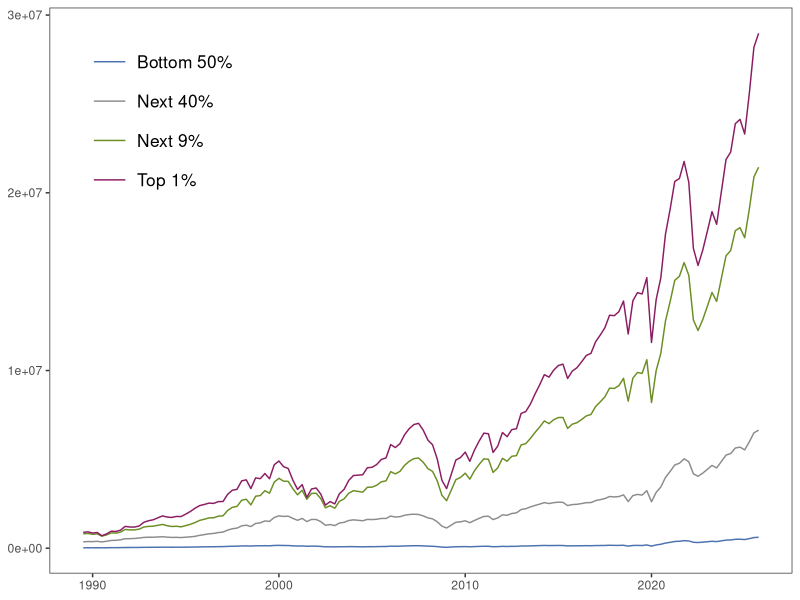
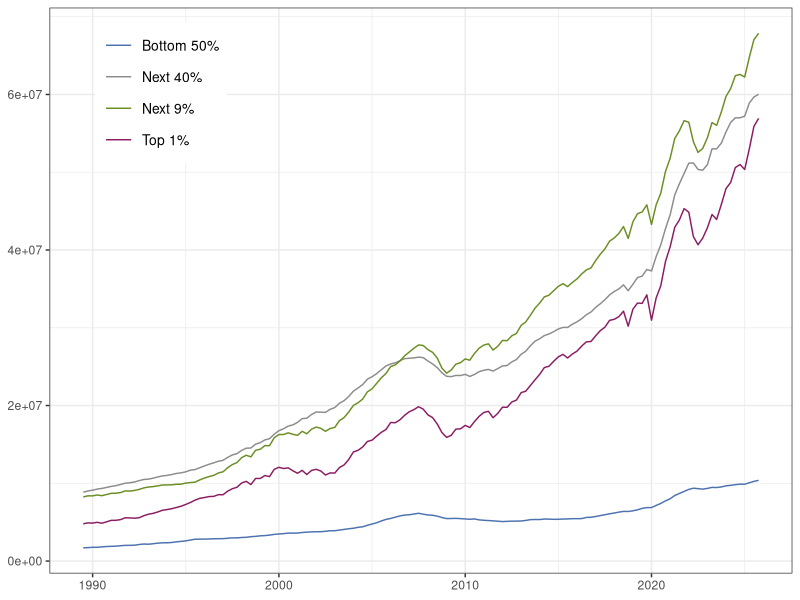
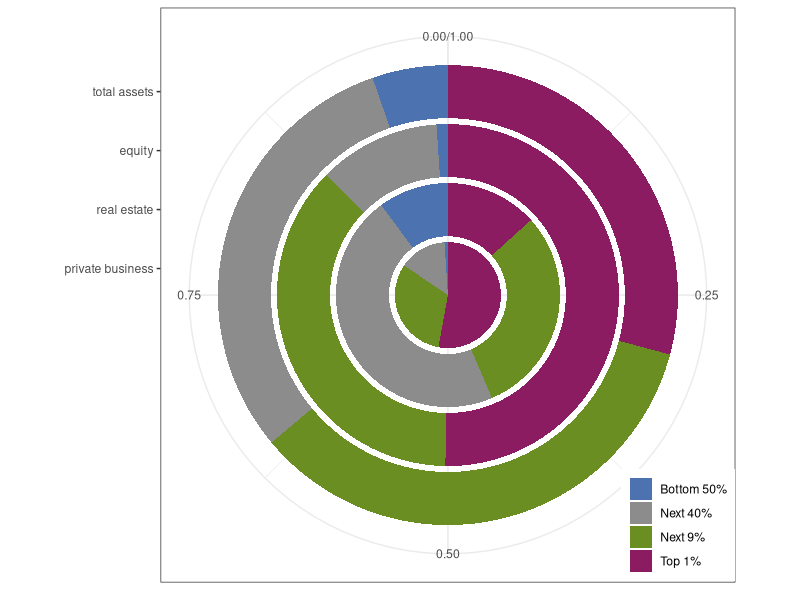
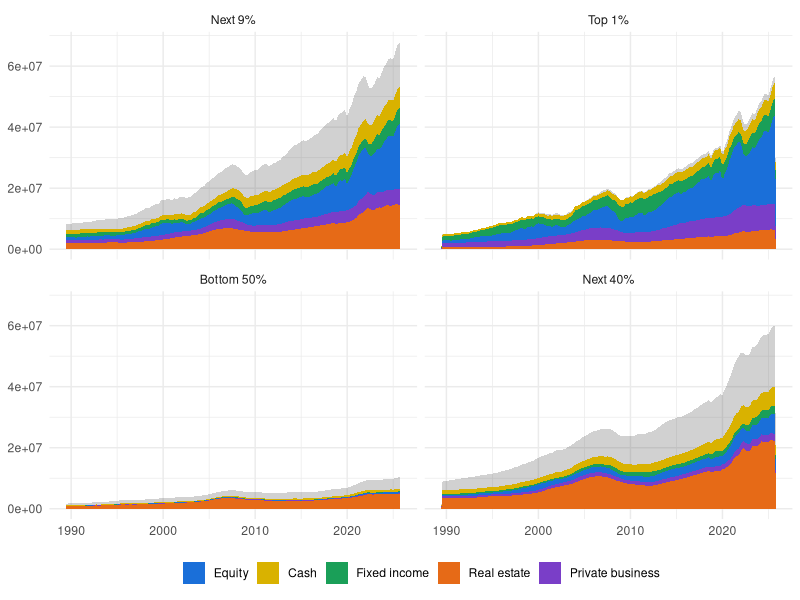
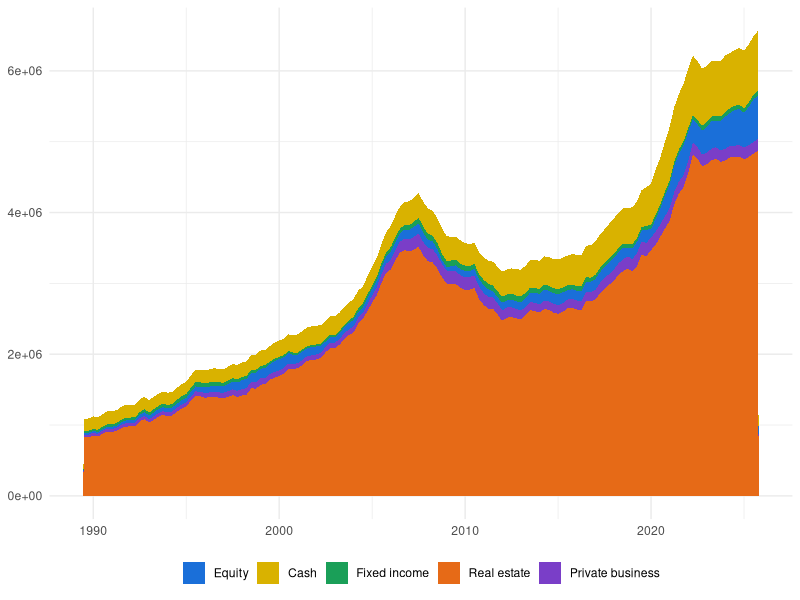
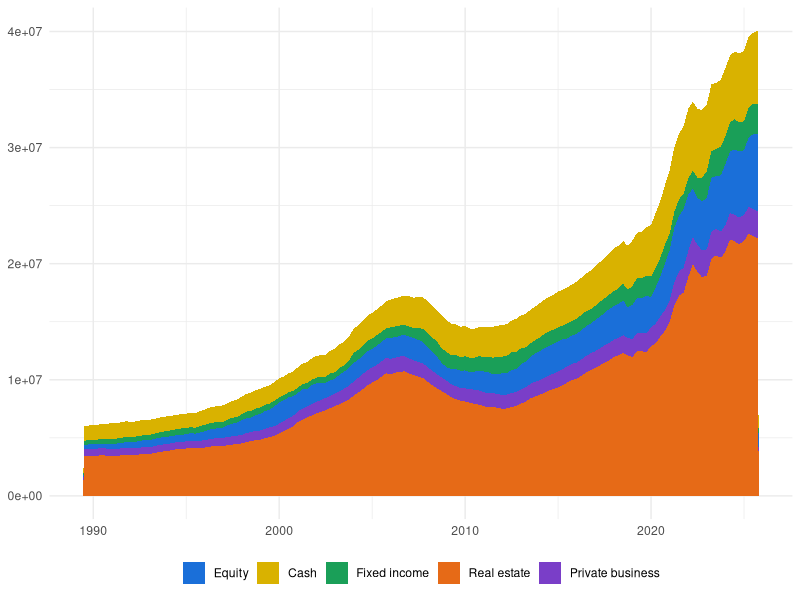
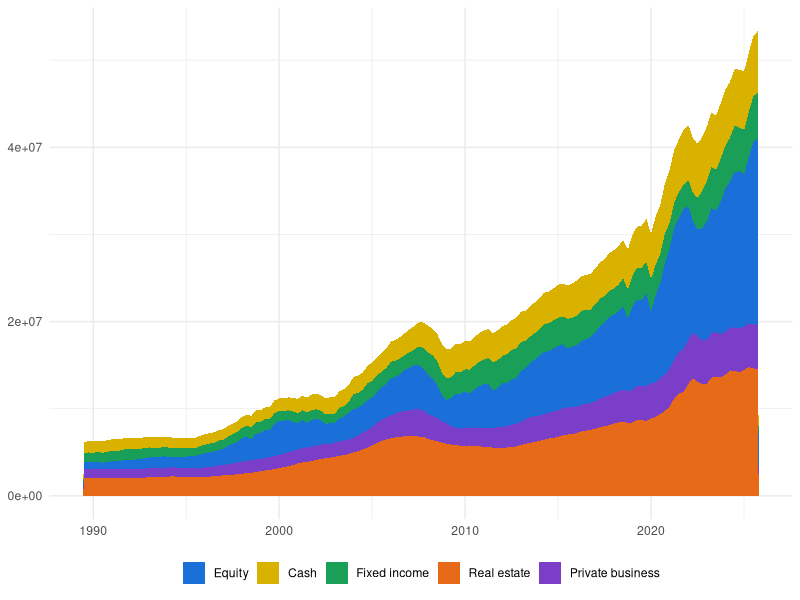
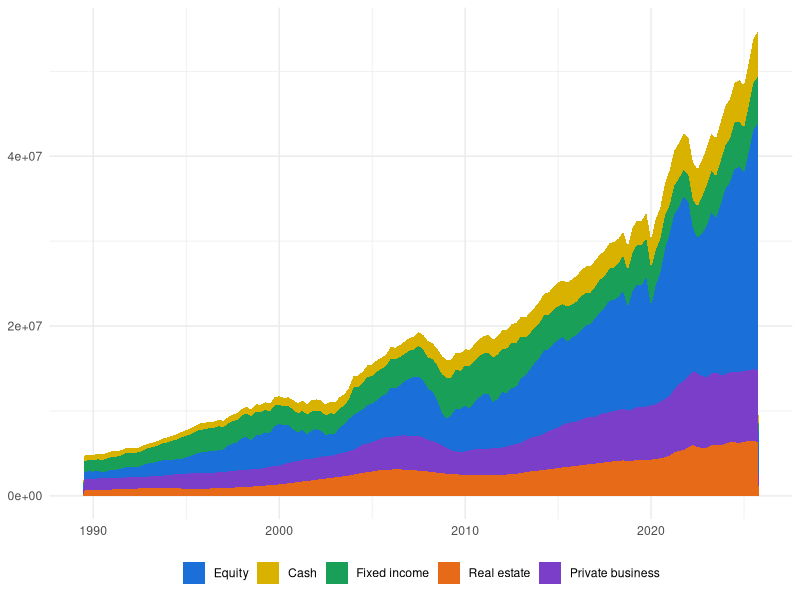

The R script that drew these images, in order:
library(tidyverse)

df <- read.csv("df.csv", header = TRUE, stringsAsFactors = FALSE) |>
    mutate(Date = as.Date(Date))


glimpse(df)

# omit "TopPt1" and "RemainingTop1" categories for now
df <- df %>%
    filter(!Category %in% c("TopPt1", "RemainingTop1")) %>%
    mutate(
        Category = recode(
            Category,
            Top1 = "Top 1%",
            Next9 = "Next 9%",
            Next40 = "Next 40%",
            Bottom50 = "Bottom 50%"
        )
    )

###########################################################################

# ggplot L by category ----------------------------------------------------------------
line_equity <- ggplot(df, aes(x = Date, y = L, color = Category)) +
    geom_line() +
    labs(title = NULL, x = NULL, y = NULL) +
    scale_color_manual(values = c(
        "Top 1%" = "#8B1C62",
        "Next 9%" = "#6B8E23",
        "Next 40%" = "#8C8C8C",
        "Bottom 50%" = "#4C72B0"
    )) +
    theme_bw() +
    theme(
        legend.position = c(0.15, 0.80),
        legend.title = element_blank(),
        legend.text = element_text(size = 12.5),
        legend.key.size = unit(1.0, "cm"),
        panel.grid = element_blank()
    )

line_equity
ggsave("pre-analysis/figures/line_equity.png", line_equity, width = 8, height = 6, dpi = 350)


# ggplot A by category ----------------------------------------------------------------
ggplot(df, aes(x = Date, y = A, color = Category)) +
    geom_line() +
    labs(title = NULL, x = NULL, y = NULL) +
    scale_color_manual(values = c("Top 1%" = "#8B1C62", "Next 9%" = "#6B8E23", "Next 40%" = "#8C8C8C", "Bottom 50%" = "#4C72B0")) +
    theme_bw() +
    theme(legend.position = c(0.15, 0.85), legend.title = element_blank(),
          legend.text = element_text(size = 10), legend.key.size = unit(0.8, "cm"))

# plot L in the inner circle of the donut plot, A outside
# use multiple-level pie chart

df <- df |> mutate(net_worth = A - Liabilities)

pie_data <- df %>%
    filter(Date == max(Date)) %>% #2025Q4
    select(Category, L, A, Real.estate, Private.businesses) %>%
    pivot_longer(cols = c(L, A, Real.estate, Private.businesses), names_to = "Type", values_to = "Value") %>%
    mutate(Type = recode(Type, L = "equity", A = "total assets", Real.estate = "real estate", Private.businesses = "private business"))

pie_data <- pie_data |>
    mutate(Type = factor(Type, levels = c("private business", "real estate", "equity", "total assets")))

pie_plot <- ggplot(pie_data, aes(x = Type, y = Value, fill = Category)) +
    geom_bar(stat = "identity", position = "fill") +
    coord_polar(theta = "y") +
    labs(title = NULL, x = NULL, y = NULL) +
    scale_fill_manual(values = c("Top 1%" = "#8B1C62", "Next 9%" = "#6B8E23", "Next 40%" = "#8C8C8C", "Bottom 50%" = "#4C72B0")) +
    theme_bw() +
    theme(legend.position = c(0.9, 0.1), legend.title = element_blank())

pie_plot

#ggsave("pre-analysis/figures/pie_plot.png", pie_plot, width = 10, height = 6, dpi = 350)

# area plot of asset shares by category --------------------------------------------------------------------------

# -> Among selected asset types, real estate (and secondly cash) are dominant for the bottom 50%. 
# -> As wealth distribution moves up, the share of equity, fixed income and private business increases.
# -> Equity sees a dramatic shift, with the top 1% holding it as the largest share of their portfolio.

# mutate liabilities to be negative for area plot
df <- df %>%
    mutate(Liabilities = -Liabilities)

df_long <- df %>%
    pivot_longer(cols = c(L, Private.businesses, Real.estate, Fixed.income, C), names_to = "AssetType", values_to = "Share")

df_long_base <- df %>%
    pivot_longer(cols = c(A, Liabilities), names_to = "AssetType", values_to = "Share")

df_long <- df_long %>%
    mutate(Category = factor(Category, levels = c("Next 9%", "Top 1%", "Bottom 50%", "Next 40%")))

df_long_base <- df_long_base %>%
    mutate(Category = factor(Category, levels = c("Next 9%", "Top 1%", "Bottom 50%", "Next 40%")))

area_plot <-ggplot(df_long, aes(x = Date, y = Share, fill = AssetType)) +
    # Add liabilities (below zero) and total assets (above) as background areas
    #geom_area(
    #    data = df_long_base %>% filter(AssetType == "Liabilities"),
    #    aes(x = Date, y = Share),
    #    inherit.aes = FALSE,
    #    fill = "#4A4A4A",
    #   alpha = 0.5
    #) +
    geom_area(
        data = df_long_base %>% filter(AssetType == "A"),
        aes(x = Date, y = Share),
        inherit.aes = FALSE,
        fill = "#4A4A4A",
        alpha = 0.25
    ) +
    # Stacked areas for asset components on top
    geom_area(position = "stack") +
    #facet_wrap(~Category, ncol = 2, scales = "free_y") +
    facet_wrap(~Category, ncol = 2) +
    scale_fill_manual(
        breaks = c(
            "L",
            "C",
            "Fixed.income",
            "Real.estate",
            "Private.businesses"
        ),
        values = c(
            L = "#1A6FD9",
            Private.businesses = "#7A3EC8",
            Real.estate = "#E66A17",
            Fixed.income = "#1A9F58",
            C = "#D9B200"
        ),
        labels = c(
            L = "Equity",
            Private.businesses = "Private business",
            Real.estate = "Real estate",
            Fixed.income = "Fixed income",
            C = "Cash"
        )
    ) +
    labs(
        title = NULL,
        x = NULL,
        y = NULL,
        fill = NULL
    ) +
    theme_minimal() +
    theme(legend.position = "bottom")

area_plot

#ggsave("pre-analysis/figures/area_plot.png", area_plot, width = 10, height = 6, dpi = 350)
#ggsave("pre-analysis/figures/area_plot_yfree_noliabilities.png", area_plot, width = 10, height = 6, dpi = 350)

# Bottom 50% area plot
area_plot_bottom50 <- ggplot(df_long %>% filter(Category == "Bottom 50%"), aes(x = Date, y = Share, fill = AssetType)) +
    geom_area(position = "stack") +
    scale_fill_manual(
        breaks = c(
            "L",
            "C",
            "Fixed.income",
            "Real.estate",
            "Private.businesses"
        ),
        values = c(
            L = "#1A6FD9",
            Private.businesses = "#7A3EC8",
            Real.estate = "#E66A17",
            Fixed.income = "#1A9F58",
            C = "#D9B200"
        ),
        labels = c(
            L = "Equity",
            Private.businesses = "Private business",
            Real.estate = "Real estate",
            Fixed.income = "Fixed income",
            C = "Cash"
        )
    ) +
    labs(
        title = NULL,
        x = NULL,
        y = NULL,
        fill = NULL
    ) +
    theme_minimal() +
    theme(legend.position = "bottom")

area_plot_bottom50

#ggsave("pre-analysis/figures/area_plot_bottom50.png", area_plot_bottom50, width = 10, height = 6, dpi = 350)

# Next 40% area plot
area_plot_next40 <- ggplot(df_long %>% filter(Category == "Next 40%"), aes(x = Date, y = Share, fill = AssetType)) +
    geom_area(position = "stack") +
    scale_fill_manual(
        breaks = c(
            "L",
            "C",
            "Fixed.income",
            "Real.estate",
            "Private.businesses"
        ),
        values = c(
            L = "#1A6FD9",
            Private.businesses = "#7A3EC8",
            Real.estate = "#E66A17",
            Fixed.income = "#1A9F58",
            C = "#D9B200"
        ),
        labels = c(
            L = "Equity",
            Private.businesses = "Private business",
            Real.estate = "Real estate",
            Fixed.income = "Fixed income",
            C = "Cash"
        )
    ) +
    labs(
        title = NULL,
        x = NULL,
        y = NULL,
        fill = NULL
    ) +
    theme_minimal() +
    theme(legend.position = "bottom")

area_plot_next40

#ggsave("pre-analysis/figures/area_plot_next40.png", area_plot_next40, width = 10, height = 6, dpi = 350)

# next 9% area plot
area_plot_next9 <- ggplot(df_long %>% filter(Category == "Next 9%"), aes(x = Date, y = Share, fill = AssetType)) +
    geom_area(position = "stack") +
    scale_fill_manual(
        breaks = c(
            "L",
            "C",
            "Fixed.income",
            "Real.estate",
            "Private.businesses"
        ),
        values = c(
            L = "#1A6FD9",
            Private.businesses = "#7A3EC8",
            Real.estate = "#E66A17",
            Fixed.income = "#1A9F58",
            C = "#D9B200"
        ),
        labels = c(
            L = "Equity",
            Private.businesses = "Private business",
            Real.estate = "Real estate",
            Fixed.income = "Fixed income",
            C = "Cash"
        )
    ) +
    labs(
        title = NULL,
        x = NULL,
        y = NULL,
        fill = NULL
    ) +
    theme_minimal() +
    theme(legend.position = "bottom")

area_plot_next9

#ggsave("pre-analysis/figures/area_plot_next9.png", area_plot_next9, width = 10, height = 6, dpi = 350)

# top 1% area plot
area_plot_top1 <- ggplot(df_long %>% filter(Category == "Top 1%"), aes(x = Date, y = Share, fill = AssetType)) +
    geom_area(position = "stack") +
    scale_fill_manual(
        breaks = c(
            "L",
            "C",
            "Fixed.income",
            "Real.estate",
            "Private.businesses"
        ),
        values = c(
            L = "#1A6FD9",
            Private.businesses = "#7A3EC8",
            Real.estate = "#E66A17",
            Fixed.income = "#1A9F58",
            C = "#D9B200"
        ),
        labels = c(
            L = "Equity",
            Private.businesses = "Private business",
            Real.estate = "Real estate",
            Fixed.income = "Fixed income",
            C = "Cash"
        )
    ) +
    labs(
        title = NULL,
        x = NULL,
        y = NULL,
        fill = NULL
    ) +
    theme_minimal() +
    theme(legend.position = "bottom")

area_plot_top1

#ggsave("pre-analysis/figures/area_plot_top1.png", area_plot_top1, width = 10, height = 6, dpi = 350)


## Log difference of asset shares by category --------------------------------------------------------------------------
df_all_categories <- df %>%
  select(Date, Category, L, Private.businesses, C, Fixed.income, Real.estate) %>%
  group_by(Category) %>%
  mutate(
    dlnL = c(NA, diff(log(L))),
    dlnPB = c(NA, diff(log(Private.businesses))),
    dlnC = c(NA, diff(log(C))),
    dlnFI = c(NA, diff(log(Fixed.income))),
    dlnRE = c(NA, diff(log(Real.estate)))
  ) %>%
  ungroup()

df_combined_long <- df_all_categories %>%
  pivot_longer(
    cols = starts_with("dln"),
    names_to = "AssetType",
    values_to = "Value"
  ) %>%
  mutate(AssetType = recode(
    AssetType,
    dlnL = "Equity",
    dlnPB = "Private business",
    dlnC = "Cash",
    dlnFI = "Fixed income",
    dlnRE = "Real estate"
  )) %>%
  # enforce desired order: Equity, Cash, Fixed income, Real estate,
  # Private businesses
  mutate(AssetType = factor(
    AssetType,
    levels = c(
      "Equity",
      "Cash",
      "Fixed income",
      "Real estate",
      "Private business"
    )
  )) %>%
  mutate(Category = factor(Category, levels = c("Top 1%", "Next 9%", "Next 40%", "Bottom 50%")))

volatility <- ggplot(df_combined_long, aes(x = Date, y = Value)) +
  geom_line(aes(color = AssetType, alpha = AssetType)) +
  scale_color_manual(
    values = c(
      "Equity" = "#1A6FD9",
      "Cash" = "#D9B200",
      "Fixed income" = "#1A9F58",
      "Real estate" = "#E66A17",
      "Private business" = "#7A3EC8"
    )
  ) +
  scale_alpha_manual(
    values = c(
      "Equity" = 1,
      "Cash" = 1,
      "Fixed income" = 1,
      "Real estate" = 1,
      "Private business" = 1
    ),
    guide = "none"
  ) +
  facet_grid(Category ~ AssetType) +
  labs(
    title = NULL,
    x = NULL,
    y = NULL,
    color = NULL
  ) +
  theme_minimal() +
  theme(legend.position = "none")

volatility

#ggsave("pre-analysis/figures/volatility_plot.png", volatility, width = 10, height = 6, dpi = 350)

#-> financial assets, particularly equity and fixed income, exhibit relatively pronounced volatility in long differences.
#-> overall, equity is the most volatile type of asset across all wealth groups.


# check cross-group comovement --------------------------------------------------------------------------

df_cross_group <- df_all_categories %>%
    select(Date, Category, dlnL, dlnPB, dlnC, dlnFI, dlnRE) %>%
    pivot_longer(
        cols = starts_with("dln"),
        names_to = "AssetType",
        values_to = "Value"
    ) %>%
    mutate(
        AssetType = recode(
            AssetType,
            dlnL = "Equity",
            dlnPB = "Private business",
            dlnC = "Cash",
            dlnFI = "Fixed income",
            dlnRE = "Real estate"
        ),
        AssetType = factor(
            AssetType,
            levels = c("Equity", "Cash", "Fixed income", "Real estate", "Private business")
        )
    ) %>%
    pivot_wider(names_from = Category, values_from = Value)

cross_group_cor <- df_cross_group %>%
    # omit NA values for correlation calculation
    filter(!is.na(`Top 1%`) & !is.na(`Next 9%`) & !is.na(`Next 40%`) & !is.na(`Bottom 50%`)) %>%
    group_by(AssetType) %>%
    group_split() %>%
    set_names(map_chr(., ~ as.character(unique(.x$AssetType)))) %>%
    map(~ {
        .x %>%
            select(`Top 1%`, `Next 9%`, `Next 40%`, `Bottom 50%`) %>%
            cor(use = "pairwise.complete.obs")
    })

cross_group_cor

cross_group_cor_long <- imap_dfr(cross_group_cor, ~ {
    as_tibble(as.table(.x), .name_repair = "minimal") %>%
        setNames(c("Category1", "Category2", "Correlation")) %>%
    mutate(AssetType = factor(.y, levels = c("Equity", "Cash", "Fixed income", "Real estate", "Private business")))
})

comovement_heatmap <- ggplot(cross_group_cor_long, aes(x = Category1, y = Category2, fill = Correlation)) +
    geom_tile() +
    facet_wrap(~AssetType, ncol = 3) +
    #scale_fill_gradient2(low = "#fcfdbf", mid = "#f98e09", high = "#0a0822", midpoint = 0.5, limits = c(-0.1, 1)) +
    scale_fill_gradient2(low = "white", mid = "#ac7a33", high = "black", midpoint = 0.5, limits = c(-0.1, 1)) +
    labs(title = NULL, x = NULL, y = NULL, fill = "Corr") +
    theme_minimal() +
    theme(axis.text.x = element_text(angle = 45, hjust = 1), legend.position = c(0.85, 0.20), legend.title = element_blank())

comovement_heatmap

#ggsave("pre-analysis/figures/comovement_heatmap.png", comovement_heatmap, width = 10, height = 7, dpi = 350)

# -> equity is the strongest in terms of cross-group comovement, suggesting the need to consider flow-based diagnostics.

# flow-based diagnostics --------------------------------------------------------------------------

library(tidyverse)

df <- read.csv("df.csv", header = TRUE, stringsAsFactors = FALSE) |>
    mutate(Date = as.Date(Date))


# omit "TopPt1" and "RemainingTop1" categories for now
df <- df %>%
    filter(!Category %in% c("TopPt1", "RemainingTop1")) %>%
    mutate(
        Category = recode(
            Category,
            Top1 = "Top 1%",
            Next9 = "Next 9%",
            Next40 = "Next 40%",
            Bottom50 = "Bottom 50%"
        )
    )

# bring in market return data
ff <- read.csv("F-F_Research_Data_Factors.csv", header = TRUE, stringsAsFactors = FALSE)

# convert "192607" to date format
ff$Date <- as.Date(paste0(as.numeric(substr(ff$X, 1, 4)), "-", 
                            as.numeric(substr(ff$X, 5, 6)), "-01"))
                            
# convert monthly returns to quarterly returns
ff <- ff %>%
    group_by(quarter = zoo::as.yearqtr(Date)) %>%
    summarise(Mkt_RF = prod(1 + Mkt.RF / 100) - 1,
                        SMB = prod(1 + SMB / 100) - 1,
                        HML = prod(1 + HML / 100) - 1,
                        RF = prod(1 + RF / 100) - 1)

ff <- ff |> mutate(Mkt = Mkt_RF + RF)

# convert quarter "1926 Q3" to "1926-07-01" date format
ff$Date <- zoo::as.Date(zoo::as.yearqtr(ff$quarter, format = "%Y Q%q"), frac = 0)

# keep only "Date" and "Mkt"
ff <- ff %>%
    dplyr::select(Date, Mkt, RF)

# merge df and ff by "Date" narrowing the ff side
df <- merge(df, ff, by = "Date", all.x = TRUE)


# focus on equity
# approximate flow_t = level_t - level_t-1 * (1 + Mkt)

# ln_flow_L

df_equity <- df %>%
    group_by(Category) %>%
    arrange(Date) %>%
    mutate(
        L_lag = lag(L),
        flow_L = L - L_lag * (1 + Mkt),
        dL = c(NA, diff(L)),
        check = dL - flow_L
    ) %>%
    ungroup()

ggplot(df_equity, aes(x = Date, y = flow_L)) +
    geom_line() +
    labs(title = NULL, x = NULL, y = NULL, color = NULL) +
    facet_wrap(~factor(Category, levels = c("Next 9%", "Top 1%", "Bottom 50%", "Next 40%")), ncol = 2) +
    theme_minimal() +
    theme(legend.position = "bottom")

ggplot(df_equity, aes(x = Date, y = dL)) +
    geom_line() +
    labs(title = NULL, x = NULL, y = NULL, color = NULL) +
    facet_wrap(~factor(Category, levels = c("Next 9%", "Top 1%", "Bottom 50%", "Next 40%")), ncol = 2) +
    theme_minimal() +
    theme(legend.position = "bottom")

flow_plot <- ggplot(df_equity, aes(x = Date, y = flow_L)) +
    geom_line(aes(color = "flow approximation")) +
    geom_line(aes(y = dL, color = "level change"), alpha = 0.25) +
    scale_color_manual(values = c("flow approximation" = "#ac7a33", "level change" = "black")) +
    labs(title = NULL, x = NULL, y = NULL, color = NULL) +
    facet_wrap(~factor(Category, levels = c("Next 9%", "Top 1%", "Bottom 50%", "Next 40%")), ncol = 2, scales = "free_y") +
    theme_minimal() +
    theme(legend.position = "bottom")

flow_plot
ggsave("pre-analysis/figures/flow_plot.png", flow_plot, width = 10, height = 6, dpi = 350)


# check correlation of flow_L across categories
flow_L_cor <- df_equity %>%
    select(Date, Category, flow_L) %>%
    pivot_wider(names_from = Category, values_from = flow_L) %>%
    select(-Date) %>%
    cor(use = "pairwise.complete.obs")
flow_L_cor

# correlation of dL across categories
dL_cor <- df_equity %>%
    select(Date, Category, dL) %>%
    pivot_wider(names_from = Category, values_from = dL) %>%
    select(-Date) %>%
    cor(use = "pairwise.complete.obs")
dL_cor

# heatmap. flow_L_cor left, dL_cor right with facet_wrap
flow_dL_cor_long <- bind_rows(
    flow_L_cor %>%
        as_tibble(rownames = "Category1") %>%
        pivot_longer(-Category1, names_to = "Category2", values_to = "Correlation") %>%
        mutate(Type = "Flow approximation"),
    dL_cor %>%
        as_tibble(rownames = "Category1") %>%
        pivot_longer(-Category1, names_to = "Category2", values_to = "Correlation") %>%
        mutate(Type = "Level change")
)
flow_dL_cor_long <- flow_dL_cor_long %>%
    mutate(Category1 = factor(Category1, levels = c("Bottom 50%", "Next 40%", "Next 9%", "Top 1%")),
           Category2 = factor(Category2, levels = c("Bottom 50%", "Next 40%", "Next 9%", "Top 1%")),
           Type = factor(Type, levels = c("Flow approximation", "Level change")))

comovement_heatmap_flow_dL <- ggplot(flow_dL_cor_long, aes(x = Category1, y = Category2, fill = Correlation)) +
    geom_tile() +
    geom_text(aes(label = sprintf("%.3f", Correlation)), size = 3) +
    facet_wrap(~Type) +
    scale_fill_gradient2(
        low = "#ac7a33",
        mid = "#e1c49b",
        high = "#fcf9f5",
        midpoint = 0.5,
        limits = c(0, 1)
    ) +
    labs(title = NULL, x = NULL, y = NULL, fill = "Corr") +
    theme_minimal() +
    theme(
        axis.text.x = element_text(angle = 45, hjust = 1),
        legend.position = "top",
        legend.title = element_blank()
    )

comovement_heatmap_flow_dL

ggsave("pre-analysis/figures/comovement_heatmap_flow_dL.png", comovement_heatmap_flow_dL, width = 10, height = 6, dpi = 350)


# -> flow_L is less correlated across categories than dL, suggesting heterogeneity in equity trading behavior.
